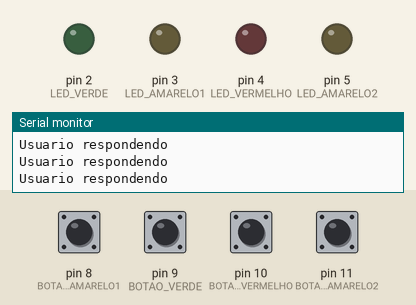
The sketch below on a simulated Arduino Uno, built with avr-gcc and run on an emulated ATmega328P. Parts: output pins drawn as LEDs (lit = HIGH), the last lines printed to the serial monitor. Dashed ring = blinking. The inputs (shaded band) are chosen by the test bench; at power-on: pin 8 (BOTAO_AMARELO1), pin 9 (BOTAO_VERDE), pin 10 (BOTAO_VERMELHO), pin 11 (BOTAO_AMARELO2) HIGH. Random numbers use the default seed unless the sketch sets one.

Above: at 3.8 s.
3.9 s: pin 8 (BOTAO_AMARELO1) pulled LOW for 0.65 s
At 4.8 s:
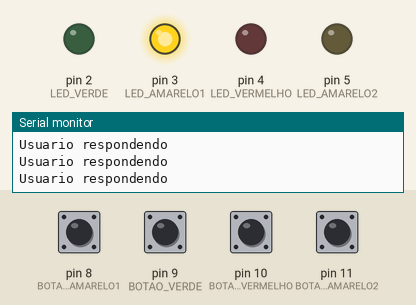
At 6.8 s:
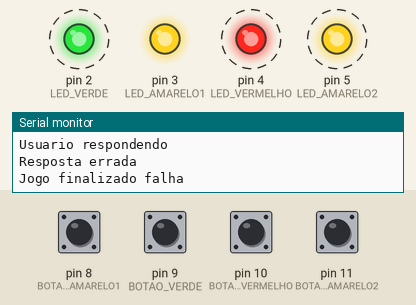
Timing chart, 0 to 13.7 s (numbered marks = the images above; inputs shaded):
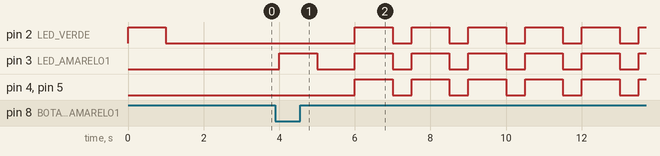

The sketch:

LED_S.ino
```cpp
#define LED_VERMELHO 4
#define LED_AMARELO1 3
#define LED_VERDE 2
#define LED_AMARELO2 5

#define BOTAO_VERMELHO 10
#define BOTAO_AMARELO1 8
#define BOTAO_VERDE 9
#define BOTAO_AMARELO2 11

#define INDEFINIDO -1

#define UM_SEGUNDO 1000
#define MEIO_SEGUNDO 500

#define TAMANHO_SEQUENCIA 4

enum Estados{
  PRONTO_PARA_PROX_RODADA,
  USUARIO_RESPONDENDO,
  JOGO_FINALIZADO_SUCESSO,
  JOGO_FINALIZADO_FALHA
};

int sequenciaLuzes[TAMANHO_SEQUENCIA];

void setup() {
  Serial.begin(9600);
  iniciaPortas();
  iniciaJogo();
}

void iniciaJogo(){
  int jogo = analogRead(0);
  randomSeed(jogo);
  for (int indice = 0; indice < TAMANHO_SEQUENCIA; indice ++){
    sequenciaLuzes[indice]= sorteiaCor();
  }

}

int sorteiaCor (){
  return random(LED_VERDE, LED_AMARELO2 + 1);
}

void iniciaPortas(){
  pinMode(LED_VERMELHO, OUTPUT);
  pinMode(LED_AMARELO1, OUTPUT);
  pinMode(LED_VERDE, OUTPUT);
  pinMode(LED_AMARELO2, OUTPUT);

  pinMode(BOTAO_VERDE, INPUT_PULLUP);
  pinMode(BOTAO_AMARELO1, INPUT_PULLUP);
  pinMode(BOTAO_VERMELHO, INPUT_PULLUP);
  pinMode(BOTAO_AMARELO2, INPUT_PULLUP);
}

int rodada = 0;

int leds_respondidos = 0;

void loop() {
  switch(estadoAtual()){
    case PRONTO_PARA_PROX_RODADA:
      Serial.println("Pronto para proxima rodada");
      preparaNovaRodada();
      break;
    case USUARIO_RESPONDENDO:
      Serial.println("Usuario respondendo");
      processaRespostaUsuario();
      break;
    case JOGO_FINALIZADO_SUCESSO:
      Serial.println("Jogo finalizado sucesso");
      jogoFinalizadoSucesso();
      break;
    case JOGO_FINALIZADO_FALHA:
      Serial.println("Jogo finalizado falha");
      jogoFinalizadoFalha();
      break;
  }
  delay(500);
}

void preparaNovaRodada(){
  rodada++;
  leds_respondidos = 0;
  if(rodada <= TAMANHO_SEQUENCIA){
    tocaLedsRodada();
  }
}

void processaRespostaUsuario(){
  int resposta = checaRespostaJogador();

  if(resposta == INDEFINIDO){
    return;
  }

  if (resposta == sequenciaLuzes[leds_respondidos]){
    leds_respondidos++;
  }else{
    Serial.println("Resposta errada");
    rodada = TAMANHO_SEQUENCIA +2;
  }
}

int estadoAtual(){
  if (rodada <= TAMANHO_SEQUENCIA){
    if(leds_respondidos == rodada){
      return PRONTO_PARA_PROX_RODADA;
    }else{
      return USUARIO_RESPONDENDO;
    }
  }else if (rodada == TAMANHO_SEQUENCIA +1){
    return JOGO_FINALIZADO_SUCESSO;
  }else{
    return JOGO_FINALIZADO_FALHA;
  }
}

void tocaLedsRodada(){
   for (int indice = 0; indice < rodada; indice++) {
     piscaLed(sequenciaLuzes[indice]);
   }

}

int checaRespostaJogador(){
  if(digitalRead(BOTAO_VERMELHO) == LOW){
    return piscaLed(LED_VERMELHO);
  }
  if(digitalRead(BOTAO_AMARELO1) == LOW){
    return piscaLed(LED_AMARELO1);
  }
  if(digitalRead(BOTAO_VERDE) == LOW){
    return piscaLed(LED_VERDE);
  }
  if(digitalRead(BOTAO_AMARELO2) == LOW){
    return piscaLed(LED_AMARELO2);
  }

  return INDEFINIDO;
}

int piscaLed(int portaLed){
  digitalWrite(portaLed,HIGH);
  delay(UM_SEGUNDO);
  digitalWrite(portaLed,LOW);
  delay(MEIO_SEGUNDO);
  return portaLed;
}

void jogoFinalizadoSucesso(){
  piscaLed(LED_VERMELHO);
  piscaLed(LED_AMARELO1);
  piscaLed(LED_VERDE);
  piscaLed(LED_AMARELO2);
  delay(MEIO_SEGUNDO);
}

void jogoFinalizadoFalha(){
  digitalWrite(LED_VERMELHO, HIGH);
  digitalWrite(LED_AMARELO1, HIGH);
  digitalWrite(LED_VERDE, HIGH);
  digitalWrite(LED_AMARELO2, HIGH);
  delay(UM_SEGUNDO);
  digitalWrite(LED_VERMELHO, LOW);
  digitalWrite(LED_AMARELO1, LOW);
  digitalWrite(LED_VERDE, LOW);
  digitalWrite(LED_AMARELO2, LOW);
}
```

Measured:
- after the input at 3.9 s, pin 2 (LED_VERDE), pin 4 (LED_VERMELHO), pin 5 (LED_AMARELO2): alternates HIGH for 1.0 s and LOW for 0.50 s, starting after 2.1 s; pin 3 (LED_AMARELO1): goes HIGH 1.0 s, LOW 1.0 s, 5 × (HIGH 1.0 s, LOW 0.50 s), then HIGH, starting after 0.10 s
